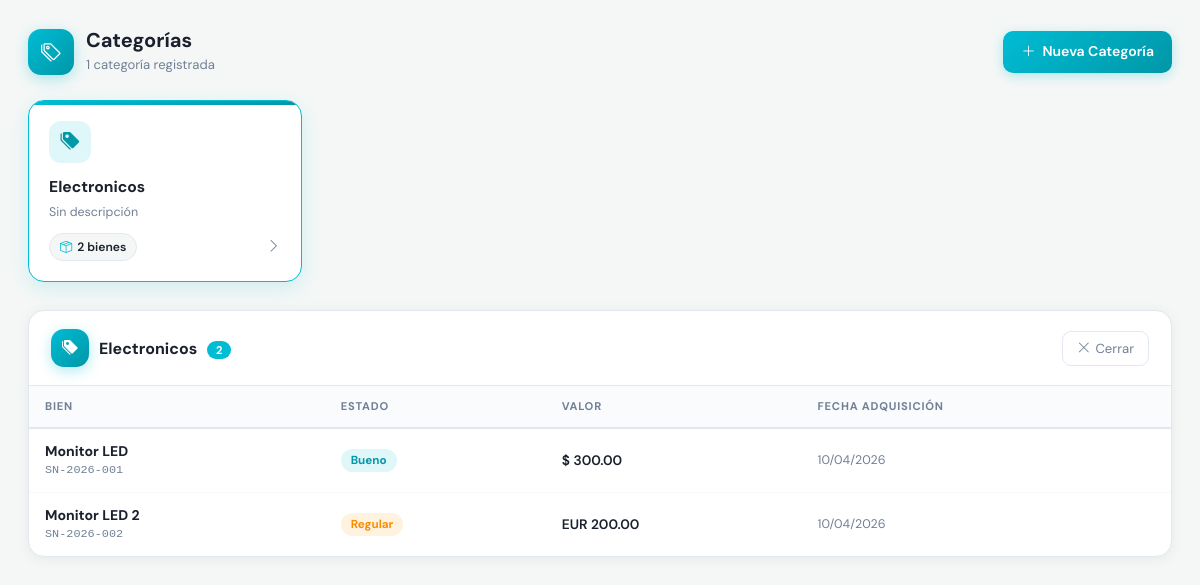
Screenshot of /formularios/f_categorias.php?ver=1 (signed in) with the database file from the repository.
### tables this page shows
CREATE TABLE `categorias` (
  `id_categoria` int(11) NOT NULL,
  `nombre_categoria` varchar(50) NOT NULL,
  `descripcion` text,
  `activo` tinyint(1) NOT NULL DEFAULT '1'
);

CREATE TABLE `articulos` (
  `id_articulo` int(11) NOT NULL,
  `id_categoria` int(11) NOT NULL,
  `id_departamento` int(11) NOT NULL,
  `serial` varchar(100) NOT NULL,
  `nombre` varchar(150) NOT NULL DEFAULT '',
  `especificaciones` longtext,
  `estado` enum('excelente','bueno','regular','malo','baja') NOT NULL DEFAULT 'bueno',
  `fecha_adquisicion` date DEFAULT NULL,
  `valor_adquisicion` decimal(10,2) DEFAULT NULL,
  `moneda` varchar(10) DEFAULT '$',
  `observaciones` text,
  `fecha_registro` timestamp NOT NULL DEFAULT CURRENT_TIMESTAMP,
  `id_usuario_registro` int(11) NOT NULL,
  `activo` tinyint(1) NOT NULL DEFAULT '1'
);

### formularios/f_categorias.php (the view, shortened to what this page needs)
<?php
include '../db.php';
$es_admin = $_SESSION['nivel_acceso'] === 'admin';
$stmtCat = $pdo->query("
    SELECT c.id_categoria, c.nombre_categoria, c.descripcion,
           COUNT(a.id_articulo) AS total_bienes
    FROM categorias c
    LEFT JOIN articulos a ON a.id_categoria = c.id_categoria AND a.activo = 1
    WHERE c.activo = 1
    GROUP BY c.id_categoria
    ORDER BY c.nombre_categoria
");
$categorias = $stmtCat->fetchAll(PDO::FETCH_ASSOC);
$cat_seleccionada = isset($_GET['ver']) ? (int)$_GET['ver'] : 0;
$cat_info   = null;
$bienes_cat = array();
if ($cat_seleccionada > 0) {
    $stmtInfo = $pdo->prepare("SELECT * FROM categorias WHERE id_categoria = ? AND activo = 1");
    $stmtInfo->execute(array($cat_seleccionada));
    $cat_info = $stmtInfo->fetch(PDO::FETCH_ASSOC);
    if ($cat_info) {
        $stmtBienes = $pdo->prepare("
            SELECT a.nombre, a.serial, a.estado, a.valor_adquisicion, a.moneda,
                   a.fecha_adquisicion, c.nombre_categoria
            FROM articulos a
            JOIN categorias c ON a.id_categoria = c.id_categoria
            WHERE c.id_categoria = ? AND a.activo = 1
            ORDER BY a.nombre
        ");
        $stmtBienes->execute(array($cat_seleccionada));
        $bienes_cat = $stmtBienes->fetchAll(PDO::FETCH_ASSOC);
    }
}
$est_cfg = array(
    'excelente' => array('bg' => '#e8f5e9', 'color' => '#43a047'),
    'bueno'     => array('bg' => '#e0f7fa', 'color' => '#0097a7'),
    'regular'   => array('bg' => '#fff3e0', 'color' => '#fb8c00'),
    'malo'      => array('bg' => '#ffebee', 'color' => '#e53935'),
    'baja'      => array('bg' => '#f5f5f5', 'color' => '#9e9e9e'),
);
?>
<!DOCTYPE html>
<html lang="es">
<head>
    <link rel="stylesheet" href="../bootstrap.css">
    <link rel="stylesheet" href="https://cdn.jsdelivr.net/npm/bootstrap-icons@1.11.0/font/bootstrap-icons.css">
</head>
<body>
<div class="page-header">
    <div class="page-header-left">
        <div class="icon-box"><i class="bi bi-tags"></i></div>
        <div>
            <h4>Categorías</h4>
            <small><?= count($categorias) ?> categoría<?= count($categorias) != 1 ? 's' : '' ?> registrada<?= count($categorias) != 1 ? 's' : '' ?></small>
        </div>
    </div>
    <?php if ($es_admin): ?>
    <button class="btn-toggle-form" onclick="toggleForm()">
        <i class="bi bi-plus-lg" id="btnIcon"></i>
        <span id="btnText">Nueva Categoría</span>
    </button>
    <?php endif; ?>
</div>
<?php if (empty($categorias)): ?>
<div class="empty-state">
    <i class="bi bi-tags"></i>
    <p>No hay categorías registradas aún.</p>
</div>
<?php else: ?>
<div class="dep-grid">
    <?php foreach ($categorias as $cat): ?>
    <a href="f_categorias.php?ver=<?= $cat['id_categoria'] ?>"
       class="dep-card <?= $cat_seleccionada == $cat['id_categoria'] ? 'active' : '' ?>">
        <div class="dep-icon"><i class="bi bi-tags-fill"></i></div>
        <div class="dep-nombre"><?= htmlspecialchars($cat['nombre_categoria']) ?></div>
        <div class="dep-desc">
            <?= $cat['descripcion'] ? htmlspecialchars($cat['descripcion']) : 'Sin descripción' ?>
        </div>
        <div class="dep-stats">
            <span class="dep-count">
                <i class="bi bi-box-seam"></i>
                <?= $cat['total_bienes'] ?> bien<?= $cat['total_bienes'] != 1 ? 'es' : '' ?>
            </span>
            <i class="bi bi-chevron-right dep-arrow"></i>
        </div>
    </a>
    <?php endforeach; ?>
</div>
<?php endif; ?>
<?php if ($cat_seleccionada > 0 && $cat_info): ?>
<div class="bienes-panel">
    <div class="bienes-header">
        <div class="bienes-header-left">
            <div class="icon-box" style="width:38px;height:38px;font-size:16px;">
                <i class="bi bi-tags-fill"></i>
            </div>
            <div>
                <h5>
                    <?= htmlspecialchars($cat_info['nombre_categoria']) ?>
                    <span class="count-badge"><?= count($bienes_cat) ?></span>
                </h5>
            </div>
        </div>
        <a href="f_categorias.php" class="btn-cerrar">
            <i class="bi bi-x-lg"></i> Cerrar
        </a>
    </div>
    <div class="table-wrap">
        <?php if (empty($bienes_cat)): ?>
        <div class="empty-state">
            <i class="bi bi-inbox"></i>
            <p>Esta categoría no tiene bienes asignados.</p>
        </div>
        <?php else: ?>
        <table>
            <thead>
                <tr>
                    <th>Bien</th>
                    <th>Estado</th>
                    <th>Valor</th>
                    <th>Fecha Adquisición</th>
                </tr>
            </thead>
            <tbody>
            <?php foreach ($bienes_cat as $b):
                $est = isset($est_cfg[$b['estado']]) ? $est_cfg[$b['estado']] : $est_cfg['baja'];
            ?>
            <tr>
                <td>
                    <div class="bien-nombre"><?= htmlspecialchars($b['nombre'] ?: '—') ?></div>
                    <div class="bien-serial"><?= htmlspecialchars($b['serial']) ?></div>
                </td>
                <td>
                    <span class="badge-estado" style="background:<?= $est['bg'] ?>;color:<?= $est['color'] ?>;">
                        <?= ucfirst($b['estado']) ?>
                    </span>
                </td>
                <td>
                    <?php if ($b['valor_adquisicion']): ?>
                    <span class="valor-text"><?= htmlspecialchars($b['moneda'] ?: '$') ?> <?= number_format($b['valor_adquisicion'], 2) ?></span>
                    <?php else: ?>
                    <span class="valor-vacio">—</span>
                    <?php endif; ?>
                </td>
                <td style="font-size:0.78rem;white-space:nowrap;">
                    <?= $b['fecha_adquisicion'] ? date('d/m/Y', strtotime($b['fecha_adquisicion'])) : '—' ?>
                </td>
            </tr>
            <?php endforeach; ?>
            </tbody>
        </table>
        <?php endif; ?>
    </div>
</div>
<?php endif; ?>
</body>
</html>

### rows the page displays
categorias: nombre_categoria "Electronicos", descripcion "Sin descripción", total_bienes "2"
articulos: nombre "Monitor LED", serial "SN-2026-001", estado "Bueno", moneda "$", valor_adquisicion "300.00", fecha_adquisicion "10/04/2026"
articulos: nombre "Monitor LED 2", serial "SN-2026-002", estado "Regular", moneda "EUR", valor_adquisicion "200.00", fecha_adquisicion "10/04/2026"

### other values shown
count($categorias) "1"
count($bienes_cat) "2"
